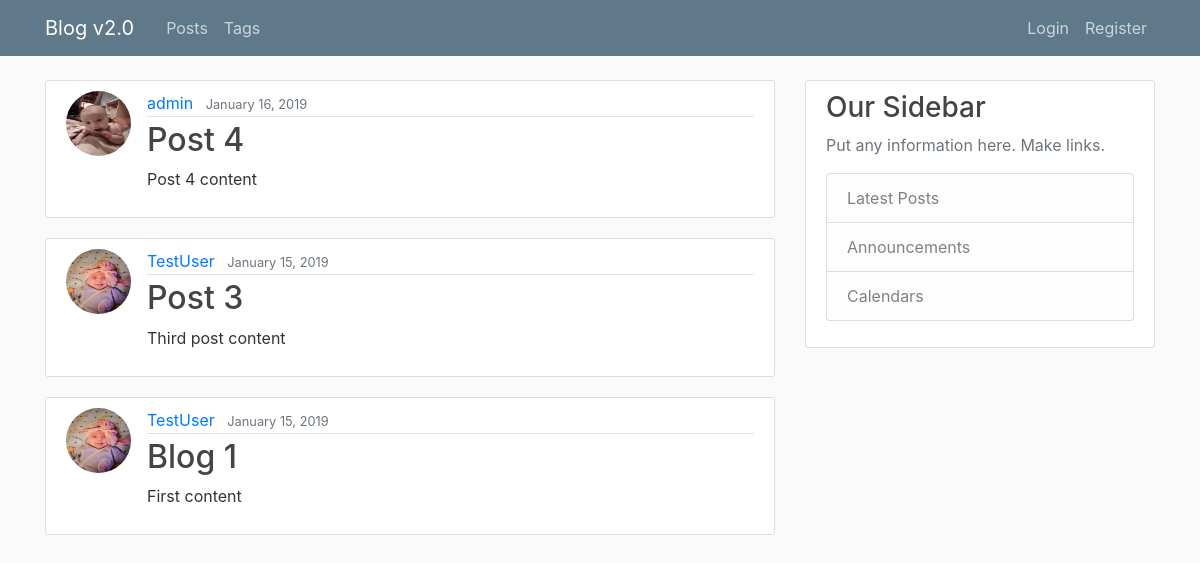
The app's page /, older data.
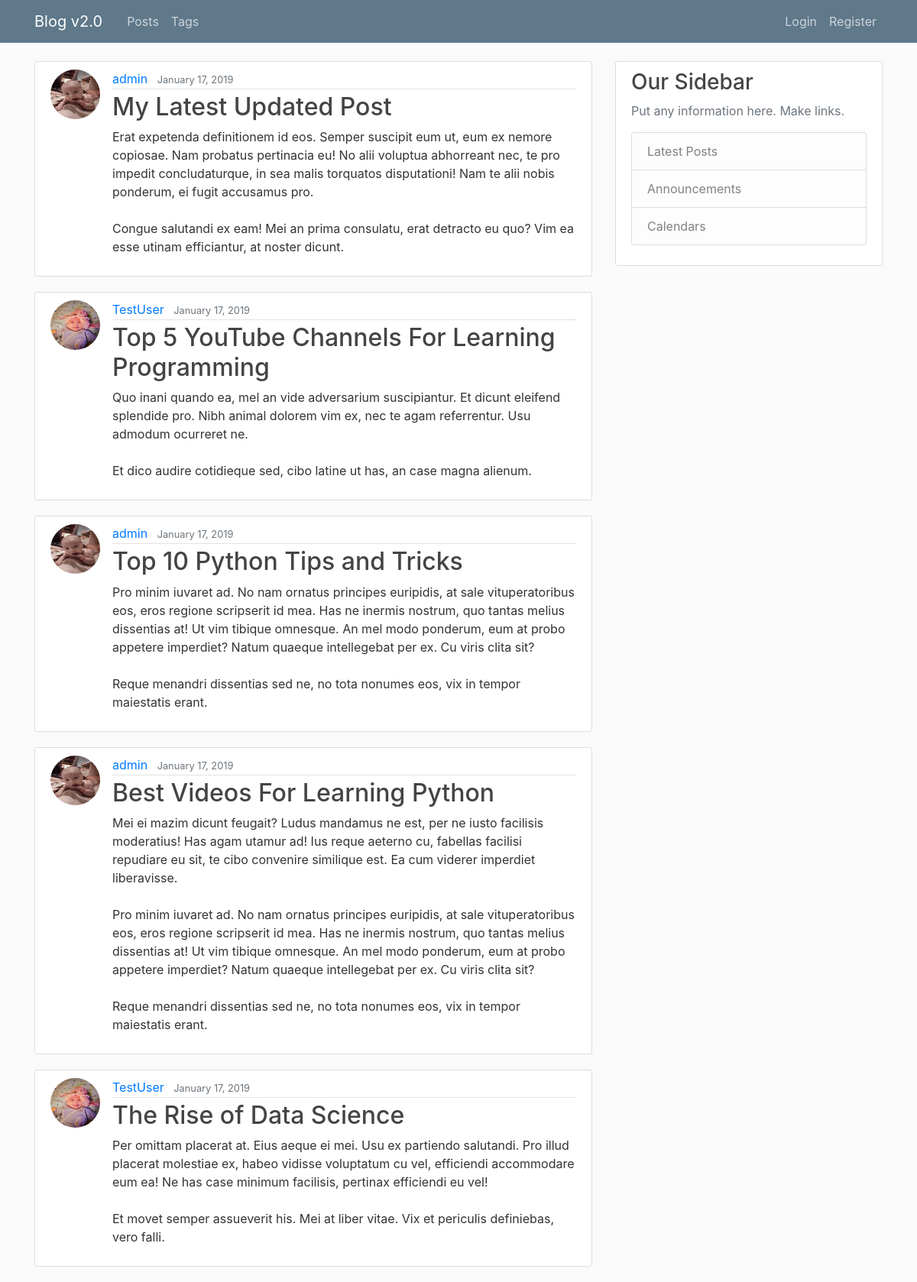
The same page, newer data.
### blog/models.py (models this page shows, shortened)
class Post(models.Model):
	title = models.CharField(max_length = 150, unique = True)
	slug = models.SlugField(max_length = 150, unique = True, blank = True)
	content = models.TextField()
	date_posted = models.DateTimeField(default = timezone.now)
	author = models.ForeignKey(User, on_delete = models.CASCADE)
	tags = models.ManyToManyField('Tag', blank = True, related_name = 'posts')
	class Meta:
		ordering = ('-date_posted',)

### users/models.py (models this page shows, shortened)
class Profile(models.Model):
	user = models.OneToOneField(User, on_delete = models.CASCADE)
	image = models.ImageField(default = 'default.jpg', upload_to = save_image_path)

### blog/views.py (the view)
# urls.py: path('', PostListView.as_view(), name = 'blog-home'),
class PostListView(ListView):
	model = Post
	template_name = 'blog/home.html'
	paginate_by = 5
	def get_context_data(self, *args, **kwargs):
		context = super(PostListView, self).get_context_data(*args, **kwargs)
		p = Paginator(Post.objects.select_related().all(), self.paginate_by)
		context['posts'] = p.page(context['page_obj'].number)
		context['user'] = self.request.user
		context['tags_sidebar'] = Tag.objects.all()
		return context

### blog/templates/blog/home.html
{% extends 'blog/base.html' %}
{% block content %}
	{% for post in posts %}
	<article class="media content-section">
	  <img src="{{ post.author.profile.image.url }}" class = 'rounded-circle article-img'>
	  <div class="media-body">
	    <div class="article-metadata">
	      <a class="mr-2" href="#">{{ post.author }}</a>
	      <small class="text-muted">{{ post.date_posted|date:'F d, Y' }}</small>
	    </div>
	    <h2><a class="article-title" href="{% url 'post-detail' post.id %}">{{ post.title }}</a></h2>
	    <p class="article-content">{{ post.content }}</p>
	  </div>
	</article>
	{% endfor %}
{% endblock %}

Row changes from the older to the newer data that the page shows:
no longer on this page (row unchanged): Post: author.profile.image (picture), author "admin", date_posted "January 16, 2019", title "Post 4", content "Post 4 content"
no longer on this page (row unchanged): Post: author.profile.image (picture), author "TestUser", date_posted "January 15, 2019", title "Post 3", content "Third post content"
no longer on this page (row unchanged): Post: author.profile.image (picture), author "TestUser", date_posted "January 15, 2019", title "Blog 1", content "First content"
added Post: author.profile.image (picture), author "admin", date_posted "January 17, 2019", title "My Latest Updated Post", content "Erat expetenda definitionem id eos. Semper suscipit eum ut, eum ex nemore copiosae. Nam probatus pertinacia eu! No alii voluptua abhorreant nec, te pro impedit concludaturque, in sea malis torquatos disputationi! Nam te alii nobis ponderum, ei fugit accusamus pro. Congue salutandi ex eam! Mei an prima consulatu, erat detracto eu quo? Vim ea esse utinam efficiantur, at noster dicunt."
added Post: author.profile.image (picture), author "TestUser", date_posted "January 17, 2019", title "Top 5 YouTube Channels For Learning Programming", content "Quo inani quando ea, mel an vide adversarium suscipiantur. Et dicunt eleifend splendide pro. Nibh animal dolorem vim ex, nec te agam referrentur. Usu admodum ocurreret ne. Et dico audire cotidieque sed, cibo latine ut has, an case magna alienum."
added Post: author.profile.image (picture), author "admin", date_posted "January 17, 2019", title "Top 10 Python Tips and Tricks", content "Pro minim iuvaret ad. No nam ornatus principes euripidis, at sale vituperatoribus eos, eros regione scripserit id mea. Has ne inermis nostrum, quo tantas melius dissentias at! Ut vim tibique omnesque. An mel modo ponderum, eum at probo appetere imperdiet? Natum quaeque intellegebat per ex. Cu viris clita sit? Reque menandri dissentias sed ne, no tota nonumes eos, vix in tempor maiestatis erant."
added Post: author.profile.image (picture), author "admin", date_posted "January 17, 2019", title "Best Videos For Learning Python", content "Mei ei mazim dicunt feugait? Ludus mandamus ne est, per ne iusto facilisis moderatius! Has agam utamur ad! Ius reque aeterno cu, fabellas facilisi repudiare eu sit, te cibo convenire similique est. Ea cum viderer imperdiet liberavisse. Pro minim iuvaret ad. No nam ornatus principes euripidis, at sale vituperatoribus eos, eros regione scripserit id mea. Has ne inermis nostrum, quo tantas melius dissentias at! Ut vim tibique omnesque. An mel modo ponderum, eum at probo appetere imperdiet? Natum quaeque intellegebat per ex. Cu viris clita sit? Reque menandri dissentias sed ne, no tota nonumes eos, vix in tempor maiestatis erant."
added Post: author.profile.image (picture), author "TestUser", date_posted "January 17, 2019", title "The Rise of Data Science", content "Per omittam placerat at. Eius aeque ei mei. Usu ex partiendo salutandi. Pro illud placerat molestiae ex, habeo vidisse voluptatum cu vel, efficiendi accommodare eum ea! Ne has case minimum facilisis, pertinax efficiendi eu vel! Et movet semper assueverit his. Mei at liber vitae. Vix et periculis definiebas, vero falli."
